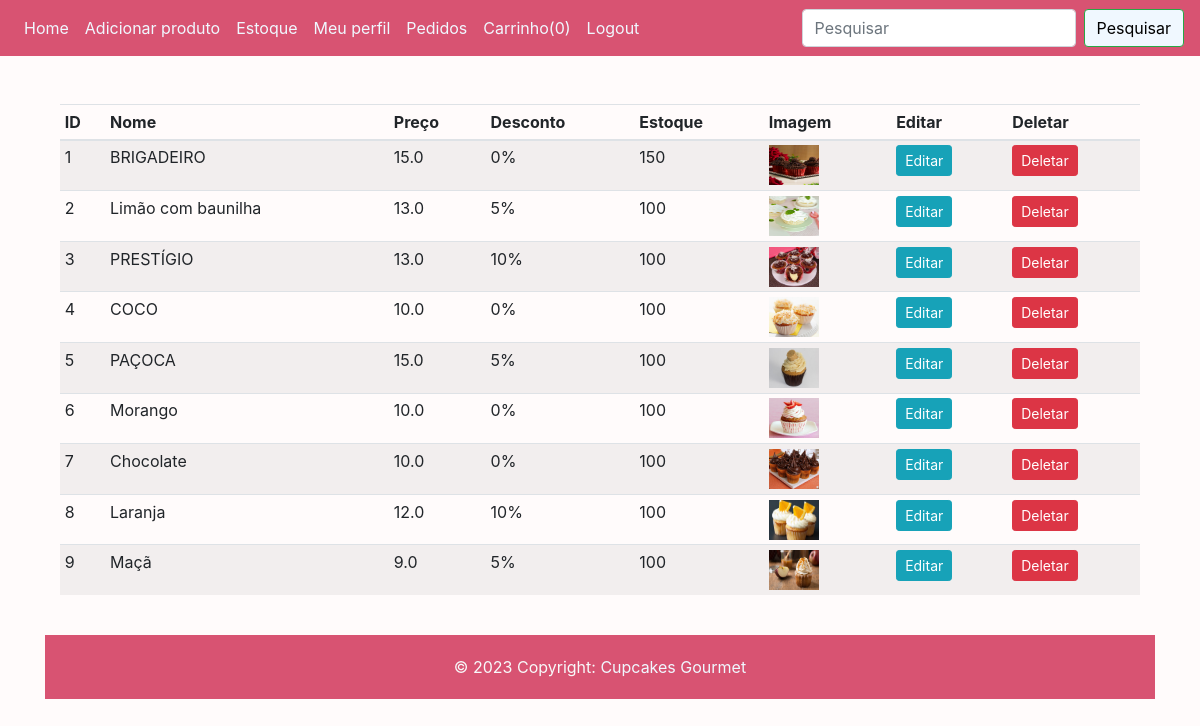
/stock (signed in), run on the app's committed database.
### website/models.py (models this page shows)
class Product(db.Model):
    __seachbale__ = ['name', 'description'] # Itens que poderão ser pesquisados pelo flask_msearch
    id = db.Column(db.Integer, primary_key=True)
    name = db.Column(db.String(80), nullable=False)
    price = db.Column(db.Float, nullable=False)
    discount = db.Column(db.Integer, default=0)
    stock = db.Column(db.Integer, nullable=False)
    description = db.Column(db.String(200), nullable=False)
    user_id = db.Column(db.Integer, db.ForeignKey('user.id'))
    pub_date = db.Column(db.DateTime, nullable=False, default=datetime.now)
    img = db.Column(db.String(150), nullable=False, default='image.jpg')

### website/auth.py (the view)
@auth.route('/stock', methods=['GET', 'POST']) # URL do estoque
@login_required # Decorador que só vai permitir acesso ao logout caso o usuário estiver logado.
def stock():
    products = Product.query.all() # Buscando todos os itens da tabela Product nos models e colocando dentro da variavel products
    return render_template("stock.html", user=current_user, products=products) # Passando a variavel Products com todos os itens da tabela para a pagina stock

### website/templates/stock.html (shortened to what this page needs)
{% extends "base.html" %} {% block title %}Estoque{% endblock %} {% block
content %}
<div class="container mt-5">
  <table class="table table-sm table-condensed table-striped">
    <thead>
      <th>ID</th>
      <th>Nome</th>
      <th>Preço</th>
      <th>Desconto</th>
      <th>Estoque</th>
      <th>Imagem</th>
      <th>Editar</th>
      <th>Deletar</th>
    </thead>
    <tbody>
      {% for product in products %}
      <tr>
        <td>{{loop.index}}</td>
        <td>{{product.name}}</td>
        <td>{{product.price}}</td>
        <td>{{product.discount}}%</td>
        <td>{{product.stock}}</td>
        <td><img src="{{url_for('static', filename='images/' + product.img)}}" width="50" height="40"/></td>
        <td><a href="{{url_for('auth.updateProduct', id=product.id)}}" class="btn btn-info btn-sm">Editar</a></td>
        <td>
          <button type="button" class="btn btn-danger btn-sm" data-toggle="modal" data-target="#exampleModal-{{product.id}}">Deletar</button>
        </td>
      </tr>
      {% endfor %}
    </tbody>
  </table>
</div>
<br />
<footer class="text-light">
  <div class="text-center" style="background-color: #d85372; padding: 20px;" >
    &copy 2023 Copyright: <a href="#" style="color: aliceblue;">Cupcakes Gourmet</a>
  </div>
</footer>
{% endblock %}

### website/templates/base.html (style rules this page uses)
body { background-color: #fffbfb; }

### data on the page
Product: name "BRIGADEIRO", price "15.0", discount "0", stock "150", img (picture)
Product: name "Limão com baunilha", price "13.0", discount "5", stock "100", img (picture)
Product: name "PRESTÍGIO", price "13.0", discount "10", stock "100", img (picture)
Product: name "COCO", price "10.0", discount "0", stock "100", img (picture)
Product: name "PAÇOCA", price "15.0", discount "5", stock "100", img (picture)
Product: name "Morango", price "10.0", discount "0", stock "100", img (picture)
Product: name "Chocolate", price "10.0", discount "0", stock "100", img (picture)
Product: name "Laranja", price "12.0", discount "10", stock "100", img (picture)
Product: name "Maçã", price "9.0", discount "5", stock "100", img (picture)

### other printed values
{{ session['Shoppingcart']|length }} "0"
